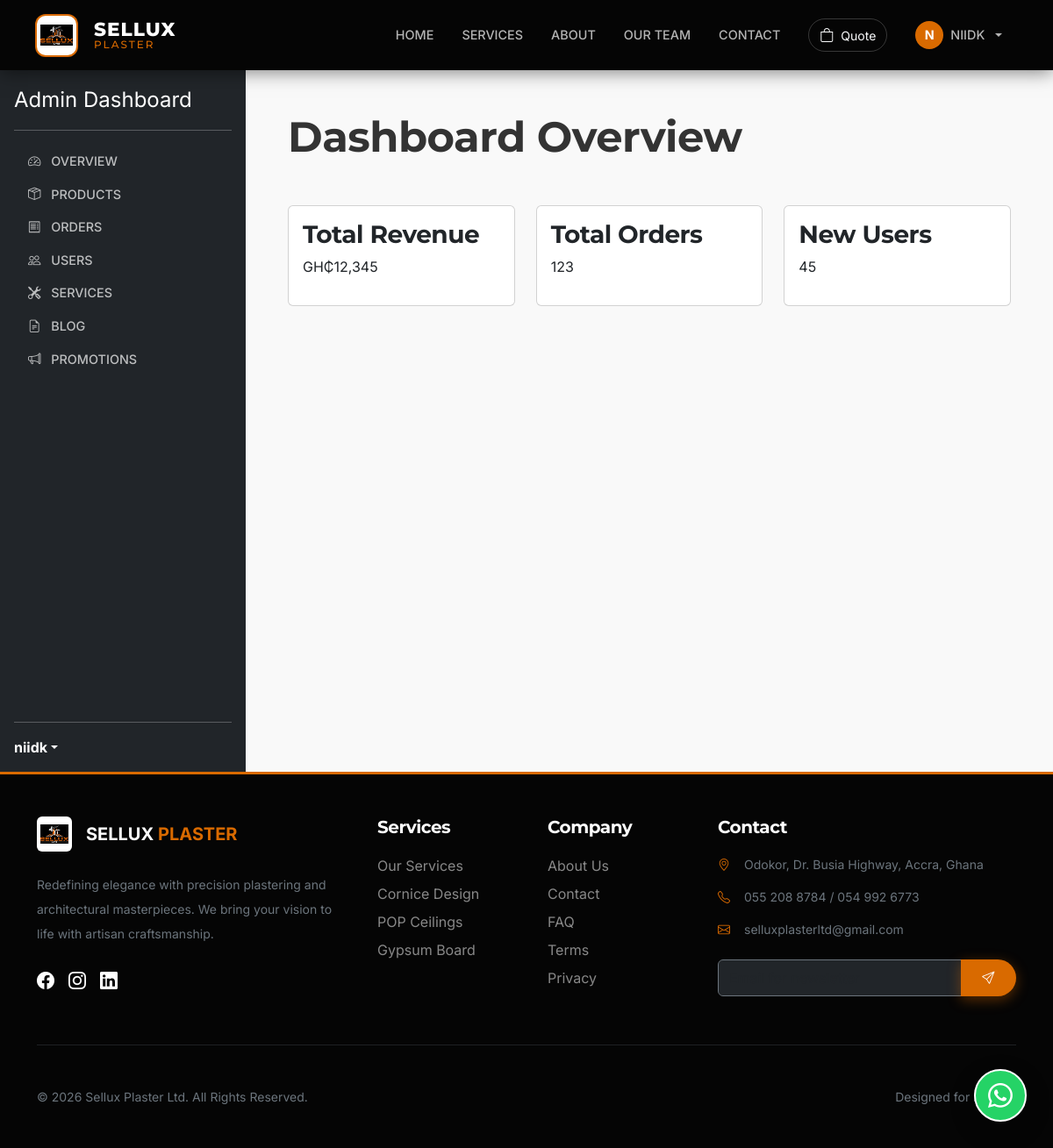
Page /dashboard/admin/ (signed in) on the committed database.
### accounts/models.py (models this page shows, shortened)
class CustomUser(AbstractUser):
    phone = models.CharField(max_length=30, blank=True)
    profile_image = models.ImageField(upload_to='profiles/', blank=True, null=True)
    bio = models.TextField(blank=True)

### dashboard/views.py (the view)
# urls.py: path('admin/', AdminDashboardView.as_view(), name='admin_home'),
class AdminDashboardView(UserPassesTestMixin, TemplateView):
    template_name = 'dashboard/admin_dashboard.html'
    def test_func(self):
        return self.request.user.is_staff

### cart/cart.py (called while the page is built)
    def __len__(self):
        return sum(item['quantity'] for item in self.cart.values())

### core/context_processors.py (called while the page is built)
def brand_context(request):
    return {
        'brand': get_brand_info()
    }

def cart_context(request):
    return {'cart': Cart(request)}

def promotions_context(request):
    promotion = Promotion.objects.filter(is_active=True).first()
    return {'active_promotion': promotion}

### core/utils.py (called while the page is built)
def get_brand_info():
    return {
        'company_name': 'Sellux Plaster Ltd',
        'slogan': 'Home of Affordable Luxury',
        'address': 'Odokor, Dr. Busia Highway, Accra, Ghana',
        'phone_primary': '055 208 8784',
        'phone_secondary': '054 992 6773',
        'email': 'selluxplasterltd@gmail.com',
        'whatsapp': '233549926773',
    }

### templates/dashboard/admin_dashboard.html (shortened to what this page needs)
{% extends 'base.html' %}
{% load static %}
{% block content %}
<div class="d-flex">
    <div class="d-flex flex-column flex-shrink-0 p-3 text-white bg-dark" style="width: 280px; height: 100vh;">
        <a href="{% url 'dashboard:admin_home' %}" class="d-flex align-items-center mb-3 mb-md-0 me-md-auto text-white text-decoration-none">
            <span class="fs-4">Admin Dashboard</span>
        </a>
        <hr>
        <ul class="nav nav-pills flex-column mb-auto">
            <li class="nav-item">
                <a href="{% url 'dashboard:admin_intel' %}" class="nav-link text-white" aria-current="page">
                    <i class="bi bi-speedometer2 me-2"></i>
                    Overview
                </a>
            </li>
            <li>
                <a href="{% url 'dashboard:product_list' %}" class="nav-link text-white">
                    <i class="bi bi-box-seam me-2"></i>
                    Products
                </a>
            </li>
            <li>
                <a href="{% url 'dashboard:order_list' %}" class="nav-link text-white">
                    <i class="bi bi-receipt me-2"></i>
                    Orders
                </a>
            </li>
            <li>
                <a href="{% url 'dashboard:user_list' %}" class="nav-link text-white">
                    <i class="bi bi-people me-2"></i>
                    Users
                </a>
            </li>
            <li>
                <a href="{% url 'dashboard:service_list' %}" class="nav-link text-white">
                    <i class="bi bi-tools me-2"></i>
                    Services
                </a>
            </li>
            <li>
                <a href="{% url 'dashboard:blog_post_list' %}" class="nav-link text-white">
                    <i class="bi bi-file-earmark-text me-2"></i>
                    Blog
                </a>
            </li>
            <li>
                <a href="{% url 'dashboard:promotion_list' %}" class="nav-link text-white">
                    <i class="bi bi-megaphone me-2"></i>
                    Promotions
                </a>
            </li>
        </ul>
        <hr>
        <div class="dropdown">
            <a href="#" class="d-flex align-items-center text-white text-decoration-none dropdown-toggle" id="dropdownUser1" data-bs-toggle="dropdown" aria-expanded="false">
                <strong>{{ user.username }}</strong>
            </a>
        </div>
    </div>
    <div class="flex-grow-1 p-5">
        {% block admin_content %}
        <h1 class="display-5 fw-bold mb-5">Dashboard Overview</h1>
        <div class="row g-4">
            <div class="col-md-4">
                <div class="card">
                    <div class="card-body">
                        <h3>Total Revenue</h3>
                        <p>GH₵12,345</p>
                    </div>
                </div>
            </div>
            <div class="col-md-4">
                <div class="card">
                    <div class="card-body">
                        <h3>Total Orders</h3>
                        <p>123</p>
                    </div>
                </div>
            </div>
            <div class="col-md-4">
                <div class="card">
                    <div class="card-body">
                        <h3>New Users</h3>
                        <p>45</p>
                    </div>
                </div>
            </div>
        </div>
        {% endblock admin_content %}
    </div>
</div>
{% endblock content %}

### templates/base.html (shortened to what this page needs)
{% load static %}
<!DOCTYPE html>
<html lang="en">
<head>
    <link href="https://cdn.jsdelivr.net/npm/bootstrap@5.3.0/dist/css/bootstrap.min.css" rel="stylesheet">
    <link rel="stylesheet" href="https://cdn.jsdelivr.net/npm/bootstrap-icons@1.10.5/font/bootstrap-icons.css">
    <link rel="stylesheet" href="https://cdnjs.cloudflare.com/ajax/libs/animate.css/4.1.1/animate.min.css"/>
</head>
<body class="d-flex flex-column min-vh-100">
<nav class="navbar navbar-expand-lg sticky-top">
    <div class="container navbar-container">
        <a class="navbar-brand me-auto" href="/">
            <div class="logo-wrapper">
                <img src="{% static 'images/logo.png' %}" alt="Sellux Logo">
            </div>
            <div class="brand-text ms-2">
                <span>SELLUX</span>
                <span>PLASTER</span>
            </div>
        </a>
        <div class="collapse navbar-collapse" id="navbarNav">
            <ul class="navbar-nav ms-auto align-items-center">
                <li class="nav-item"><a class="nav-link" href="/">Home</a></li>
                <li class="nav-item"><a class="nav-link" href="{% url 'services:service_list' %}">Services</a></li>
                <li class="nav-item"><a class="nav-link" href="{% url 'about:about' %}">About</a></li>
                <li class="nav-item"><a class="nav-link" href="{% url 'team:team_list' %}">Our Team</a></li>
                <li class="nav-item"><a class="nav-link" href="{% url 'contact:contact_us' %}">Contact</a></li>
                <li class="nav-item d-none d-lg-block ms-3">
                    <a href="{% url 'cart:cart_detail' %}" class="btn btn-outline-light rounded-pill position-relative d-flex align-items-center gap-2" style="border-color: rgba(255,255,255,0.2);">
                        <i class="bi bi-bag"></i>
                        <span class="small">Quote</span>
                    </a>
                </li>
                {% if user.is_authenticated %}
                <li class="nav-item dropdown ms-lg-3">
                    <a class="nav-link dropdown-toggle d-flex align-items-center gap-2" href="#" role="button" data-bs-toggle="dropdown">
                        {% if user.profile_image %}
                        <img src="{{ user.profile_image.url }}" class="rounded-circle border border-secondary" style="width: 32px; height: 32px; object-fit: cover;">
                        {% else %}
                        <div class="rounded-circle bg-primary text-white d-flex align-items-center justify-content-center fw-bold" style="width: 32px; height: 32px;">
                            {{ user.username|slice:":1"|upper }}
                        </div>
                        {% endif %}
                        <span class="d-lg-none d-xl-inline">{{ user.username }}</span>
                    </a>
                </li>
                {% else %}
                <li class="nav-item ms-lg-3 d-flex gap-2 mt-3 mt-lg-0">
                    <a class="nav-link" href="{% url 'accounts:login' %}">Login</a>
                    <a class="btn btn-primary text-white" href="{% url 'accounts:register' %}">Get Started</a>
                </li>
                {% endif %}
            </ul>
        </div>
    </div>
</nav>
<a href="https://wa.me/233549926773?text=Hello%20Sellux%20Plaster,%20I'm%20interested%20in%20your%20services." class="whatsapp-float" target="_blank">
    <i class="bi bi-whatsapp"></i>
</a>
<main class="flex-shrink-0">
    {% block content %}{% endblock content %}
</main>
<footer class="footer py-5 mt-auto">
    <div class="container">
        <div class="row g-5">
            <div class="col-lg-4">
                <div class="d-flex align-items-center mb-4">
                    <div class="bg-white p-1 rounded" style="width: 40px; height: 40px;">
                        <img src="{% static 'images/logo.png' %}" alt="Logo" style="width: 100%; height: 100%; object-fit: contain;">
                    </div>
                    <span class="ms-3 text-white fw-bold fs-5">SELLUX <span class="text-primary">PLASTER</span></span>
                </div>
                <p class="text-secondary small lh-lg">Redefining elegance with precision plastering and architectural masterpieces. We bring your vision to life with artisan craftsmanship.</p>
                <div class="d-flex gap-3 mt-4">
                    <a href="#" class="text-white hover-primary"><i class="bi bi-facebook fs-5"></i></a>
                    <a href="#" class="text-white hover-primary"><i class="bi bi-instagram fs-5"></i></a>
                    <a href="#" class="text-white hover-primary"><i class="bi bi-linkedin fs-5"></i></a>
                </div>
            </div>
            <div class="col-lg-2 col-6">
                <h5 class="footer-heading">Services</h5>
                <ul class="list-unstyled d-flex flex-column gap-2">
                    <li><a href="{% url 'services:service_list' %}" class="footer-link">Our Services</a></li>
                    <li><a href="#" class="footer-link">Cornice Design</a></li>
                    <li><a href="#" class="footer-link">POP Ceilings</a></li>
                    <li><a href="#" class="footer-link">Gypsum Board</a></li>
                </ul>
            </div>
            <div class="col-lg-2 col-6">
                <h5 class="footer-heading">Company</h5>
                <ul class="list-unstyled d-flex flex-column gap-2">
                    <li><a href="{% url 'pages:about' %}" class="footer-link">About Us</a></li>
                    <li><a href="{% url 'contact:contact_us' %}" class="footer-link">Contact</a></li>
                    <li><a href="{% url 'faq:faq_list' %}" class="footer-link">FAQ</a></li>
                    <li><a href="{% url 'pages:terms' %}" class="footer-link">Terms</a></li>
                    <li><a href="{% url 'pages:privacy' %}" class="footer-link">Privacy</a></li>
                </ul>
            </div>
            <div class="col-lg-4">
                <h5 class="footer-heading">Contact</h5>
                <div class="text-secondary small">
                    <p class="d-flex mb-3"><i class="bi bi-geo-alt text-primary me-3"></i> Odokor, Dr. Busia Highway, Accra, Ghana</p>
                    <p class="d-flex mb-3"><i class="bi bi-telephone text-primary me-3"></i> 055 208 8784 / 054 992 6773</p>
                    <p class="d-flex mb-3"><i class="bi bi-envelope text-primary me-3"></i> selluxplasterltd@gmail.com</p>
                </div>
                <div class="mt-4">
                    <div class="input-group">
                        <input type="text" class="form-control bg-dark border-secondary text-white" placeholder="Email for newsletter">
                        <button class="btn btn-primary" type="button"><i class="bi bi-send"></i></button>
                    </div>
                </div>
            </div>
        </div>
        <hr class="my-5 border-secondary opacity-25">
        <div class="row align-items-center">
            <div class="col-md-6 text-center text-md-start">
                <p class="small text-secondary mb-0">© {% now "Y" %} Sellux Plaster Ltd. All Rights Reserved.</p>
            </div>
            <div class="col-md-6 text-center text-md-end">
                <p class="small text-secondary mb-0">Designed for Luxury.</p>
            </div>
        </div>
    </div>
</footer>
</body>
</html>

### templates/base.html (style rules this page uses)
:root { --primary-color: #d96a00; --primary-vibrant: #ff7b00; --black-onyx: #050505; --black-charcoal: #121212; --white-alabaster: #F9F9F9; --nav-height: 80px; --border-radius-pill: 50px; --border-radius-card: 12px; --shadow-glow: 0 0 20px rgba(217, 106, 0, 0.15); --shadow-float: 0 10px 30px rgba(0,0,0,0.2); --transition-fast: all 0.3s cubic-bezier(0.25, 0.8, 0.25, 1); }
body { font-family: 'Inter', sans-serif; background-color: var(--white-alabaster); color: #333; overflow-x: hidden; -webkit-font-smoothing: antialiased; }
h1, h2, h3, h4, h5, .navbar-brand { font-family: 'Montserrat', sans-serif; font-weight: 700; letter-spacing: -0.5px; }
.navbar { background-color: var(--black-onyx) !important; padding: 0; height: var(--nav-height); box-shadow: 0 2px 20px rgba(0,0,0,0.5); z-index: 1030; }
.navbar-container { height: 100%; display: flex; align-items: center; }
.navbar-brand { display: flex; align-items: center; gap: 12px; color: #fff !important; font-size: 1.35rem; }
.logo-wrapper { width: 45px; height: 45px; background: #fff; border-radius: 10px; display: flex; align-items: center; justify-content: center; padding: 4px; box-shadow: 0 0 0 2px var(--primary-color); }
.logo-wrapper img { width: 100%; height: 100%; object-fit: contain; display: block; }
.brand-text { line-height: 1; display: flex; flex-direction: column; }
.brand-text span:first-child { font-weight: 800; letter-spacing: 1px; }
.brand-text span:last-child { font-size: 0.75rem; color: var(--primary-color); letter-spacing: 2px; font-weight: 500; }
.nav-link { color: rgba(255,255,255,0.7) !important; font-size: 0.9rem; font-weight: 500; text-transform: uppercase; padding: 8px 16px !important; transition: var(--transition-fast); border-radius: 4px; }
.btn-primary { background-color: var(--primary-color); border: none; border-radius: var(--border-radius-pill); padding: 10px 24px; font-weight: 600; font-size: 0.9rem; letter-spacing: 0.5px; box-shadow: 0 4px 15px rgba(217, 106, 0, 0.4); transition: var(--transition-fast); }
.whatsapp-float, .cart-float { position: fixed; width: 60px; height: 60px; border-radius: 50%; display: flex; align-items: center; justify-content: center; font-size: 28px; box-shadow: var(--shadow-float); z-index: 1000; transition: var(--transition-fast); cursor: pointer; text-decoration: none; }
.whatsapp-float { bottom: 30px; right: 30px; background: #25D366; color: white; border: 2px solid #fff; }
footer { background-color: var(--black-onyx); color: #888; border-top: 3px solid var(--primary-color); }
.footer-heading { color: #fff; font-family: 'Montserrat', sans-serif; font-weight: 700; margin-bottom: 20px; }
.footer-link { color: #888; text-decoration: none; transition: 0.3s; }
.text-primary { color: var(--primary-color) !important; }
.bg-primary { background-color: var(--primary-color) !important; }

### rows in the picture
CustomUser: username "N", username "NIIDK", username "niidk"
